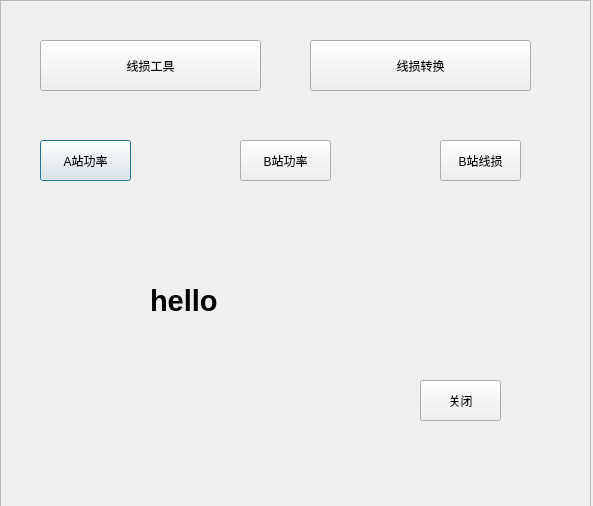
<?xml version="1.0" encoding="UTF-8"?>
<ui version="4.0">
 <class>Dialog</class>
 <widget class="QDialog" name="Dialog">
  <property name="geometry">
   <rect>
    <x>0</x>
    <y>0</y>
    <width>593</width>
    <height>506</height>
   </rect>
  </property>
  <property name="windowTitle">
   <string>Dialog</string>
  </property>
  <widget class="QFrame" name="frame">
   <property name="geometry">
    <rect>
     <x>0</x>
     <y>0</y>
     <width>591</width>
     <height>511</height>
    </rect>
   </property>
   <property name="frameShape">
    <enum>QFrame::StyledPanel</enum>
   </property>
   <property name="frameShadow">
    <enum>QFrame::Raised</enum>
   </property>
   <widget class="QPushButton" name="pushButton">
    <property name="geometry">
     <rect>
      <x>40</x>
      <y>140</y>
      <width>91</width>
      <height>41</height>
     </rect>
    </property>
    <property name="text">
     <string>A站功率</string>
    </property>
   </widget>
   <widget class="QPushButton" name="pushButton_3">
    <property name="geometry">
     <rect>
      <x>440</x>
      <y>140</y>
      <width>81</width>
      <height>41</height>
     </rect>
    </property>
    <property name="text">
     <string>B站线损</string>
    </property>
   </widget>
   <widget class="QPushButton" name="pushButton_2">
    <property name="geometry">
     <rect>
      <x>240</x>
      <y>140</y>
      <width>91</width>
      <height>41</height>
     </rect>
    </property>
    <property name="text">
     <string>B站功率</string>
    </property>
   </widget>
   <widget class="QLabel" name="label">
    <property name="geometry">
     <rect>
      <x>150</x>
      <y>270</y>
      <width>361</width>
      <height>61</height>
     </rect>
    </property>
    <property name="font">
     <font>
      <pointsize>22</pointsize>
      <weight>75</weight>
      <bold>true</bold>
     </font>
    </property>
    <property name="layoutDirection">
     <enum>Qt::RightToLeft</enum>
    </property>
    <property name="frameShadow">
     <enum>QFrame::Plain</enum>
    </property>
    <property name="lineWidth">
     <number>1</number>
    </property>
    <property name="text">
     <string>hello</string>
    </property>
   </widget>
   <widget class="QPushButton" name="pushButton_4">
    <property name="geometry">
     <rect>
      <x>420</x>
      <y>380</y>
      <width>81</width>
      <height>41</height>
     </rect>
    </property>
    <property name="text">
     <string>关闭</string>
    </property>
   </widget>
   <widget class="QPushButton" name="pushButton_5">
    <property name="geometry">
     <rect>
      <x>310</x>
      <y>40</y>
      <width>221</width>
      <height>51</height>
     </rect>
    </property>
    <property name="text">
     <string>线损转换</string>
    </property>
   </widget>
   <widget class="QPushButton" name="pushButton_6">
    <property name="geometry">
     <rect>
      <x>40</x>
      <y>40</y>
      <width>221</width>
      <height>51</height>
     </rect>
    </property>
    <property name="text">
     <string>线损工具</string>
    </property>
   </widget>
  </widget>
 </widget>
 <resources/>
 <connections/>
</ui>
